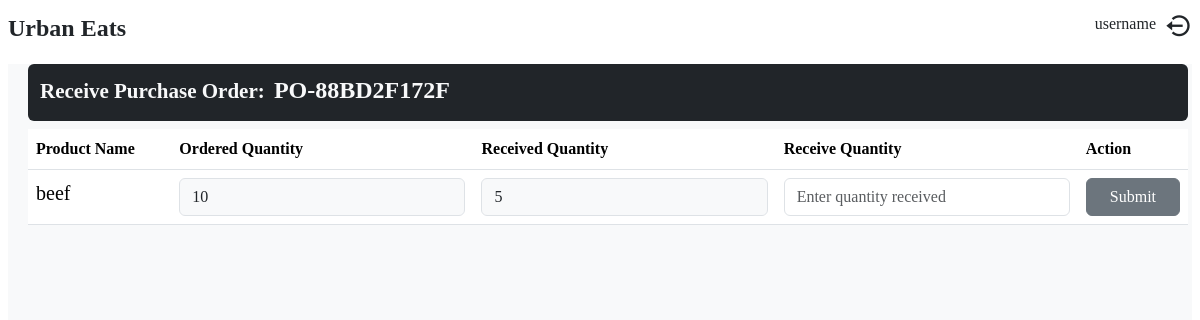
Before: /inventory/purchase_order/receive/2/ with the older database file.
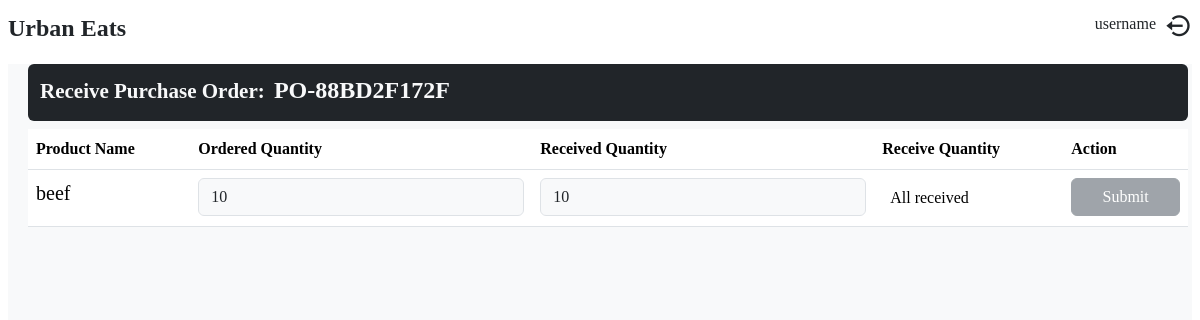
After: the same page with the newer database file.
### inventory/models.py (models this page shows, shortened)
class PurchaseOrderItem(models.Model):
    purchase_order = models.ForeignKey(PurchaseOrder, on_delete=models.CASCADE, related_name='items')
    product = models.ForeignKey(Product, on_delete=models.SET_NULL, null=True)
    quantity = models.IntegerField()
    unit_cost = models.DecimalField(max_digits=10, decimal_places=2)
    received_quantity = models.IntegerField(default=0)
    received = models.BooleanField(default=False, null=True)

class Product(models.Model):
    tax_choices = [
        ('exempted', 'Exempted'),
        ('standard', 'Standard'),
        ('zero rated', 'Zero Rated')
    ]
    name = models.CharField(max_length=255)
    quantity = models.IntegerField()
    cost = models.DecimalField(max_digits=10, decimal_places=2)
    price = models.DecimalField(max_digits=10, decimal_places=2, default=1)
    unit = models.ForeignKey(UnitOfMeasurement, on_delete=models.CASCADE, null=True)
    category = models.ForeignKey(Category, on_delete=models.CASCADE)
    tax_type = models.CharField(max_length=50, choices=tax_choices)
    min_stock_level = models.IntegerField(default=0, null=True)
    portion_multiplier = models.FloatField(default=1, null=True, blank=True)
    raw_material = models.BooleanField(default=False)
    finished_product = models.BooleanField(default=False)
    description = models.TextField()
    deactivate = models.BooleanField(default=False)

### inventory/views.py (the view)
# urls.py: path('purchase_order/receive/<int:order_id>/', receive_order, name='receive_order'),
def receive_order(request, order_id):
    try:
        purchase_order = PurchaseOrder.objects.get(id=order_id)
    except PurchaseOrder.DoesNotExist:
        messages.warning(request, f'Purchase order with ID: {order_id} doesn\'t exists')
        return redirect('inventory:purchase_orders')
    try:
        purchase_order_items = PurchaseOrderItem.objects.filter(purchase_order=purchase_order)
    except PurchaseOrderItem.DoesNotExist:
        messages.warning(request, f'Purchase order with ID: {order_id} does not exists')
        return redirect('inventory:purchase_orders')
    return render(request, 'inventory/receive_order.html',
        {
            'orders':purchase_order_items,
            'purchase_order':purchase_order
        }
    )

### templates/inventory/receive_order.html (shortened to what this page needs)
{% extends "base.html" %}
{% load static%}
{% load crispy_forms_tags %}
{% block content %}
<div class="inventory-navbar">
    <nav class="d-flex justify-content-between align-items-center bg-dark text-light rounded mb-2 p-2">
        <div class="d-flex">
            <div>
                <h4 class='mt-1 fw-bold'><small class='px-1 fw-bold fx-6'>Receive Purchase Order: </small>{{ purchase_order.order_number}}</h4>
            </div>
        </div>
    </nav>
</div>
<div>
     <table class='table table-hover table-responsive' id='order_items_table' style='width:100%;'>
        <thead>
            <tr>
                <th>Product Name</th>
                <th>Ordered Quantity</th>
                <th>Received Quantity</th>
                <th>Receive Quantity</th>
                <th>Action</th>
            </tr>
        </thead>
        <tbody>
            {% for item in orders %}
            <tr>
                <td class='fs-5'>{{ item.product.name }}</td>
                <td>
                    <input  value='{{ item.quantity }}' type="number" class='form-control bg-light' readonly>
                </td>
                <td>
                    <input value='{{ item.received_quantity }}' type="number" class='form-control bg-light' readonly>
                </td>
                <td>
                    {% if item.received %}
                        <div class="p-2  rounded fs-6">All received</div>
                    {% else %}
                        <input type="number" id="quantity_{{ item.id }}" placeholder="Enter quantity received" min="1" class='form-control'>
                    {% endif %}
                </td>
                <td>
                    {% if item.received %}
                        <button class="submit-btn btn btn-secondary w-100" disabled onclick="submitQuantity('{{ item.id }}')">Submit</button>
                    {% else %}
                        <button class="submit-btn btn btn-secondary w-100" onclick="submitQuantity('{{ item.id }}')">Submit</button>
                    {% endif %}
                </td>
            </tr>
            {% endfor %}
        </tbody>
    </table>
 </div>
{% endblock content %}

Changed rows visible on the page:
changed PurchaseOrderItem "beef": received_quantity "5" → "10"; now shows "All received"
